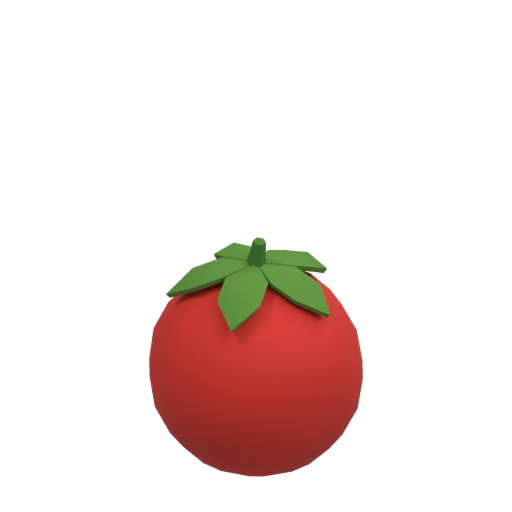
#> input picture assets/harvest_3d/source/whole_plant/environment_refined/tomato_fruit_512.png, 512 x 512 px, found by its file name
$ python review_exports.py
#> lines starting #> are read from the running program, lines starting #| are printed output that depends on the picture
"""只生成资产小尺寸审图与 alpha 数据，不修改源 PNG。"""
from pathlib import Path
import argparse
import hashlib
import json
from PIL import Image, ImageDraw

SCRIPT_ROOT = Path(__file__).resolve().parent
parser = argparse.ArgumentParser()
parser.add_argument('--root',type=Path,default=SCRIPT_ROOT/'rendered')
parser.add_argument('--out',type=Path)
parser.add_argument('--current-assets',type=Path,default=SCRIPT_ROOT.parents[1])
parser.add_argument('--cutouts-only',action='store_true',help='仅检查同源环境的单果、株身和篮子，不要求四果整株图')
options = parser.parse_args()
ROOT = options.root.resolve()
OUT = options.out.resolve() if options.out else ROOT
manifest_path = ROOT/'manifest.json'
manifest = json.loads(manifest_path.read_text())
#> (reads assets/harvest_3d/source/carrot_shape_candidate/manifest.json from the repository)
OUT.mkdir(parents=True,exist_ok=True)
rows = [('Fruit','tomato_fruit_512.png'),('Plant body','plant001_body_512.png'),
        ('Empty basket','basket_512.png'),('Whole plant (reference)','plant001_512.png')]
if options.cutouts_only:
    rows = rows[:3]
sheet = Image.new('RGB',(650,80+130*len(rows)),(248,241,227))
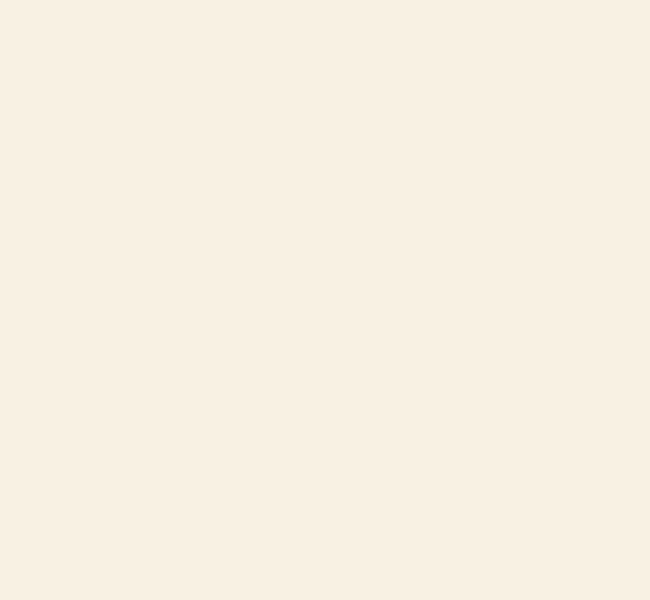
#> sheet: PIL image 650x600 RGB; mean R, G, B 248, 241, 227
draw = ImageDraw.Draw(sheet)
draw.text((20,15),'48 / 72 / 96 px canvas preview - whole plant is art reference',fill=(65,50,35))
metrics = {}
for row,(label,name) in enumerate(rows):
    y = 65+row*130
    draw.text((20,y+32),label,fill=(65,50,35))
    source = Image.open(ROOT/name).convert('RGBA')
#> source is the input picture: PIL image 512x512 RGBA; mean R, G, B, A 23.7, 10.2, 7.3, 37.7
    alpha = source.getchannel('A')
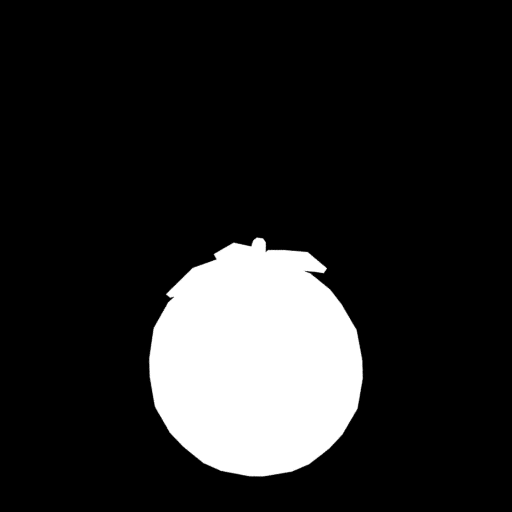
#> alpha: PIL image 512x512 L; min 0, max 255, mean 37.7
    bounds = alpha.getbbox()
#> bounds = (148, 237, 364, 478)
    metrics[name] = {'size':list(source.size),'alpha_bounds':bounds,
        'world0_px':[256,467],'sha256':hashlib.sha256((ROOT/name).read_bytes()).hexdigest(),
        'border_alpha_nonzero': any(alpha.crop(box).getbbox() for box in
            [(0,0,512,1),(0,511,512,512),(0,0,1,512),(511,0,512,512)])}
    for column,size in enumerate((48,72,96)):
        x = 220+column*140
        draw.text((x,y-20),str(size)+' px',fill=(65,50,35))
        reduced = source.resize((size,size),Image.Resampling.LANCZOS)
        sheet.paste(reduced,(x,y+96-size),reduced)
#> this loop made 3 passes
#> pass 1, `reduced = source.resize((size,size),Image.Resampling.LANCZOS)`:
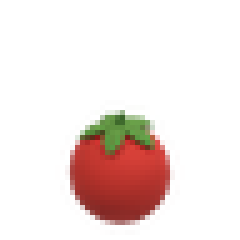
#> reduced: PIL image 48x48 RGBA (shown 5 times larger); mean R, G, B, A 31.2, 14.2, 9.9, 37.7; transparent parts drawn white
#> pass 2, `reduced = source.resize((size,size),Image.Resampling.LANCZOS)`:
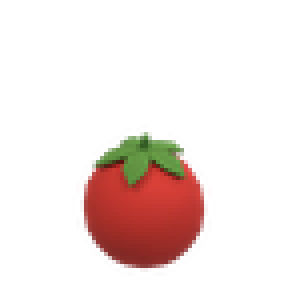
#> reduced: PIL image 72x72 RGBA (shown 4 times larger); mean R, G, B, A 28, 12.4, 8.7, 37.7; transparent parts drawn white
#> pass 2 of the loop `for row,(label,name) in enumerate(rows):`:
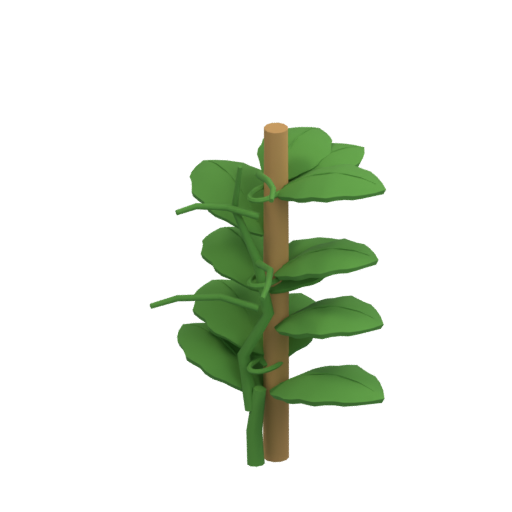
#> input picture assets/harvest_3d/source/whole_plant/environment_refined/plant001_body_512.png, 512 x 512 px, found by its file name
#> source is the input picture: PIL image 512x512 RGBA; mean R, G, B, A 13, 19.1, 9, 39
#> `alpha = source.getchannel('A')`:
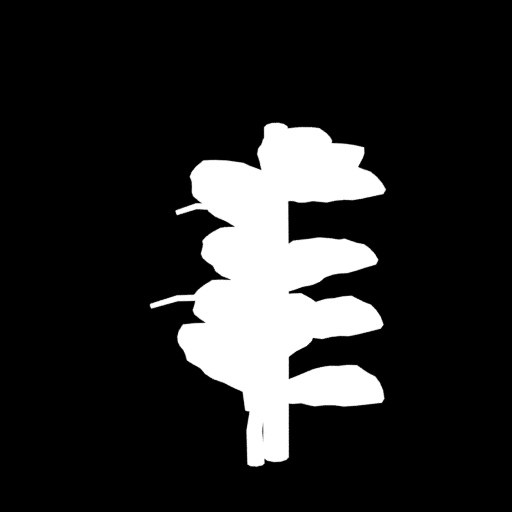
#> alpha: PIL image 512x512 L; min 0, max 255, mean 39
#> bounds = (149, 122, 387, 468)
#> after the loop `for column,size in enumerate((48,72,96)):`:
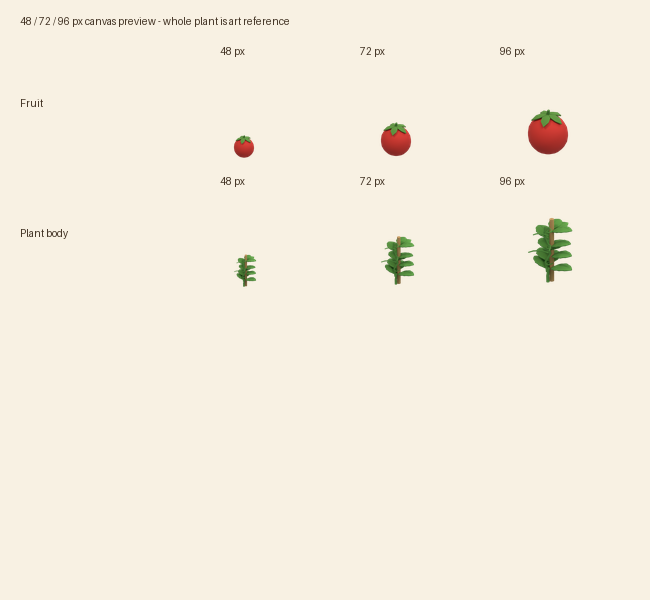
#> sheet: PIL image 650x600 RGB; mean R, G, B 245.8, 238.6, 224.2
#> pass 3 of the loop `for row,(label,name) in enumerate(rows):`:
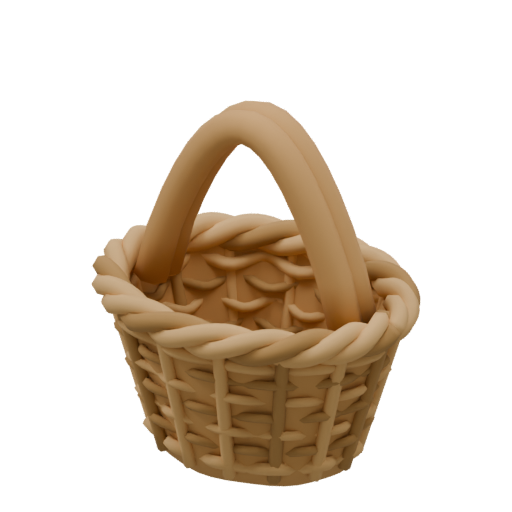
#> input picture assets/harvest_3d/source/whole_plant/rendered/basket_512.png, 512 x 512 px
#> source is the input picture: PIL image 512x512 RGBA; mean R, G, B, A 44.6, 33.1, 20, 76.9
#> `alpha = source.getchannel('A')`:
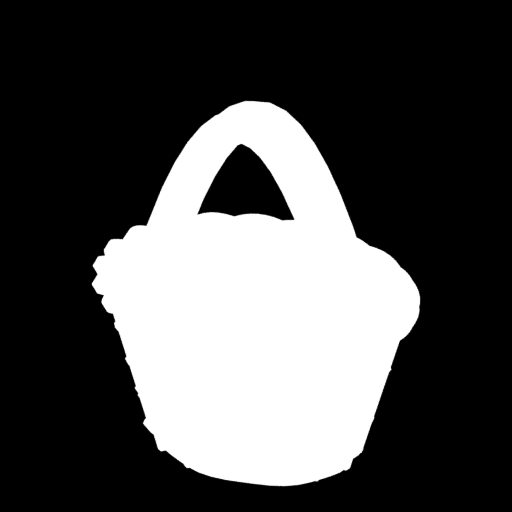
#> alpha: PIL image 512x512 L; min 0, max 255, mean 76.9
#> bounds = (91, 100, 421, 487)
#> after the loop `for column,size in enumerate((48,72,96)):`:
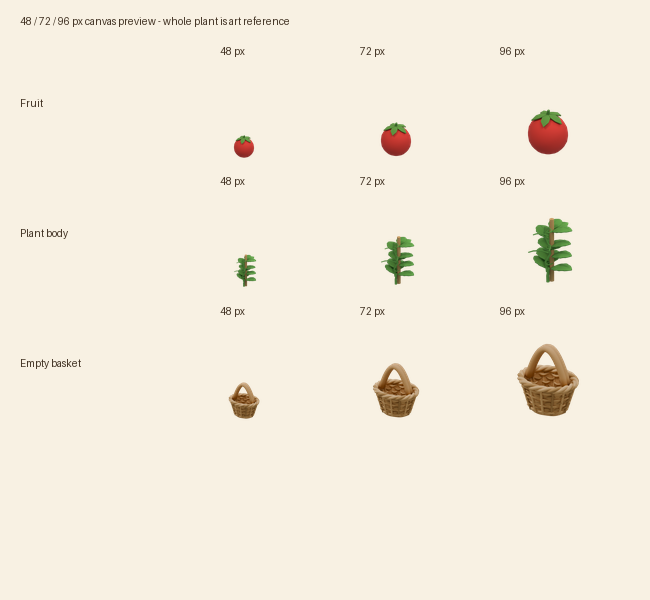
#> sheet: PIL image 650x600 RGB; mean R, G, B 244.4, 236.7, 222
#> (the run stopped early here; a loop or call above may not have finished)
